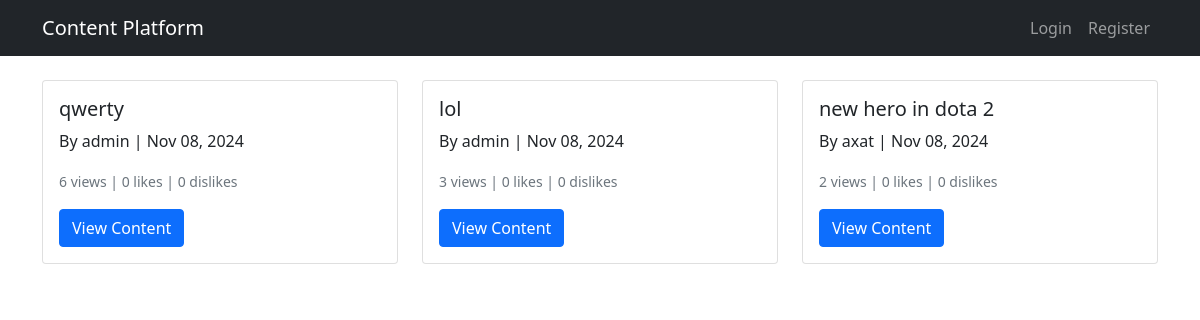
The page / on the database its author committed.
### app1/models.py (models this page shows, shortened)
class Video(models.Model):
    video_title = models.CharField(max_length=100)
    video_content = models.FileField(upload_to='content/')
    user = models.ForeignKey(User, on_delete=models.CASCADE, related_name='videos')
    like = models.ManyToManyField(User, blank=True, related_name='liked_videos')
    dislike = models.ManyToManyField(User, blank=True, related_name='disliked_videos')
    created_at = models.DateTimeField(auto_now_add=True)
    description = models.TextField(blank=True, null=True)
    views_count = models.IntegerField(default=0)
    @property
    def like_count(self):
        return self.like.count()
    @property
    def dislike_count(self):
        return self.dislike.count()

### app1/views.py (the view)
# urls.py: path('', views.home, name='home'),
def home(request):
    videos = Video.objects.all()
    return render(request, 'home.html', {'videos': videos})

### app1/templates/home.html
{% extends 'base.html' %}
{% block content %}
<div class="row">
    {% for video in videos %}
    <div class="col-md-4 mb-4">
        <div class="card">
            <div class="card-body">
                <h5 class="card-title">{{ video.video_title }}</h5>
                <p class="card-text">
                    By {{ video.user.username }} |
                    {{ video.created_at|date:"M d, Y" }}
                </p>
                <p class="card-text">
                    <small class="text-muted">
                        {{ video.views_count }} views |
                        {{ video.like_count }} likes |
                        {{ video.dislike_count }} dislikes
                    </small>
                </p>
                <a href="{% url 'video_detail' video.id %}" class="btn btn-primary">View Content</a>
            </div>
        </div>
    </div>
    {% endfor %}
</div>
{% endblock %}

### app1/templates/base.html (shortened to what this page needs)
<!DOCTYPE html>
<html>
<head>
    <link href="https://cdn.jsdelivr.net/npm/bootstrap@5.1.3/dist/css/bootstrap.min.css" rel="stylesheet">
</head>
<body>
    <nav class="navbar navbar-expand-lg navbar-dark bg-dark">
        <div class="container">
            <a class="navbar-brand" href="{% url 'home' %}">Content Platform</a>
            <div class="navbar-nav ms-auto">
                {% if user.is_authenticated %}
                    <a class="nav-link" href="{% url 'upload_video' %}">Upload Content</a>
                    <span class="nav-link">Welcome, {{ user.username }}</span>
                    <<form method="post" action="{% url 'logout' %}">
                        {% csrf_token %}
                        <button type="submit">Logout</button>
                    </form>
                {% else %}
                    <a class="nav-link" href="{% url 'login' %}">Login</a>
                    <a class="nav-link" href="{% url 'register' %}">Register</a>
                {% endif %}
            </div>
        </div>
    </nav>
    <div class="container mt-4">
        {% block content %}
        {% endblock %}
    </div>
</body>
</html>

### rows shown on the page
Video: video_title "qwerty", user.username "admin", created_at "Nov 08, 2024", views_count "6", like_count "0", dislike_count "0"
Video: video_title "lol", user.username "admin", created_at "Nov 08, 2024", views_count "3", like_count "0", dislike_count "0"
Video: video_title "new hero in dota 2", user.username "axat", created_at "Nov 08, 2024", views_count "2", like_count "0", dislike_count "0"
